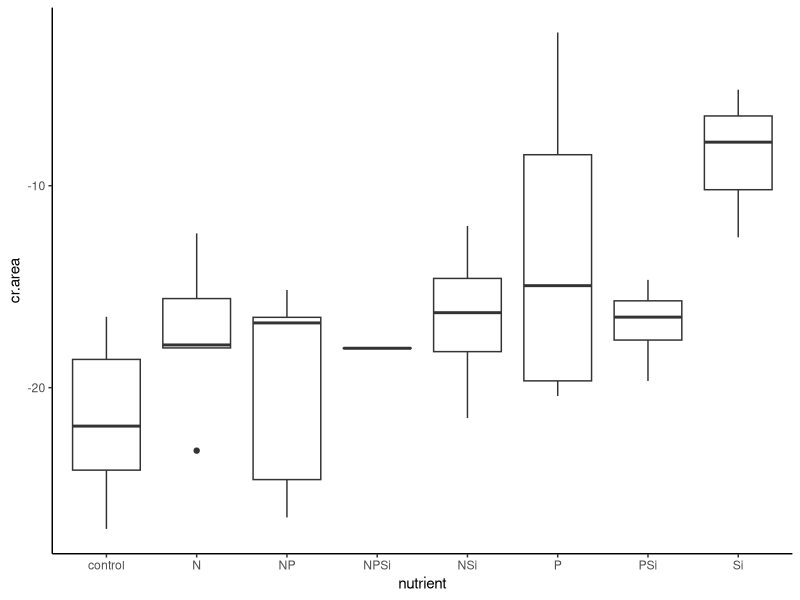
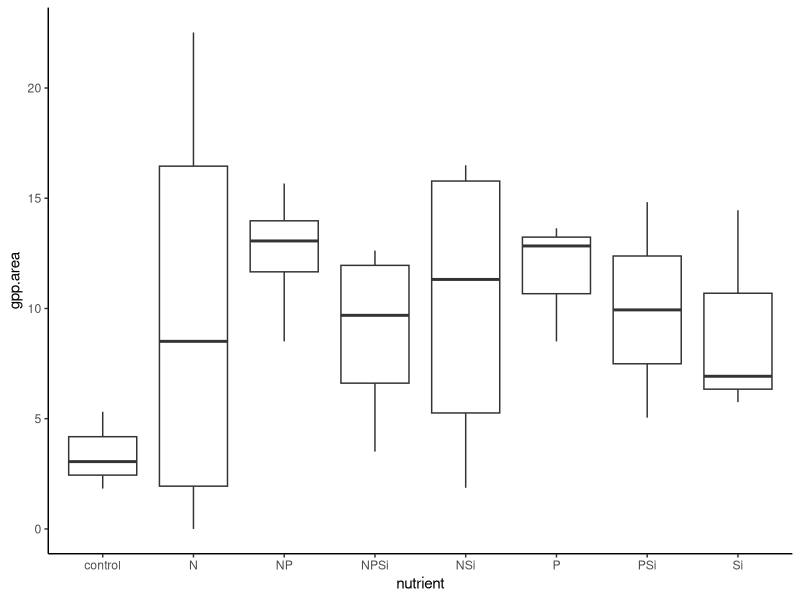
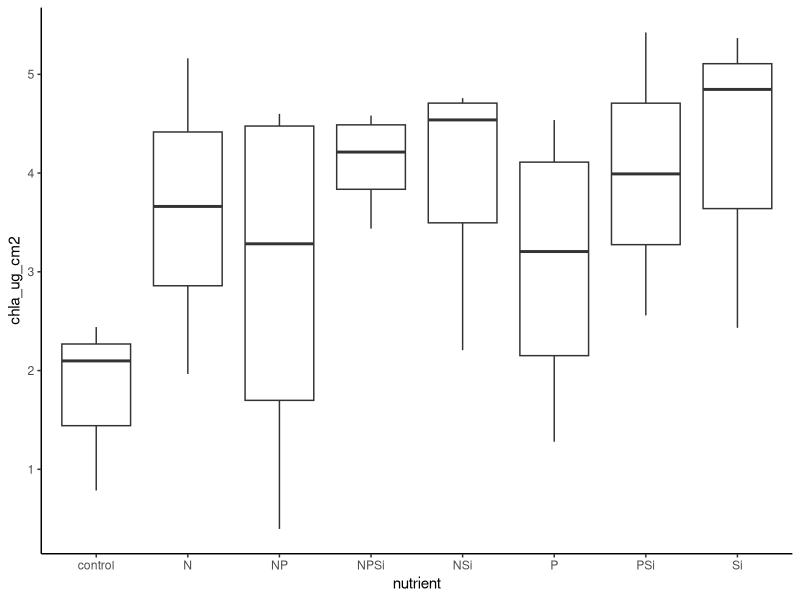
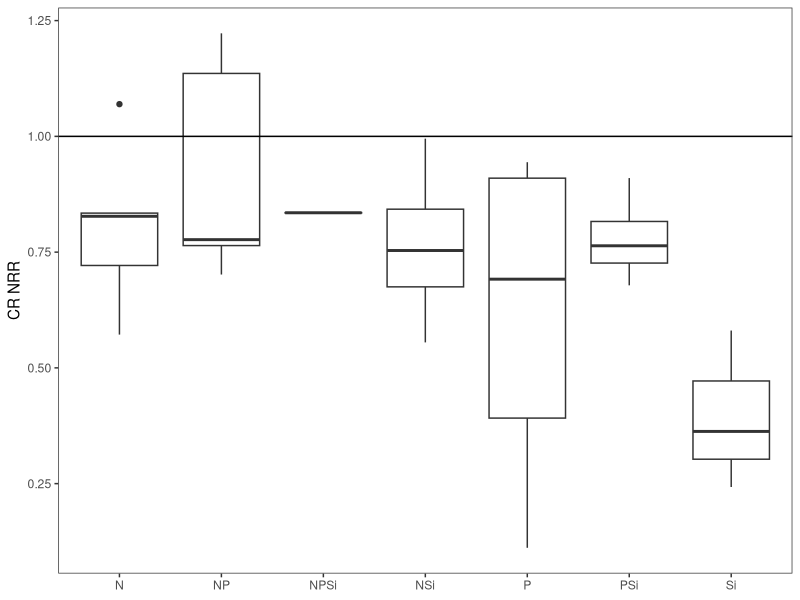
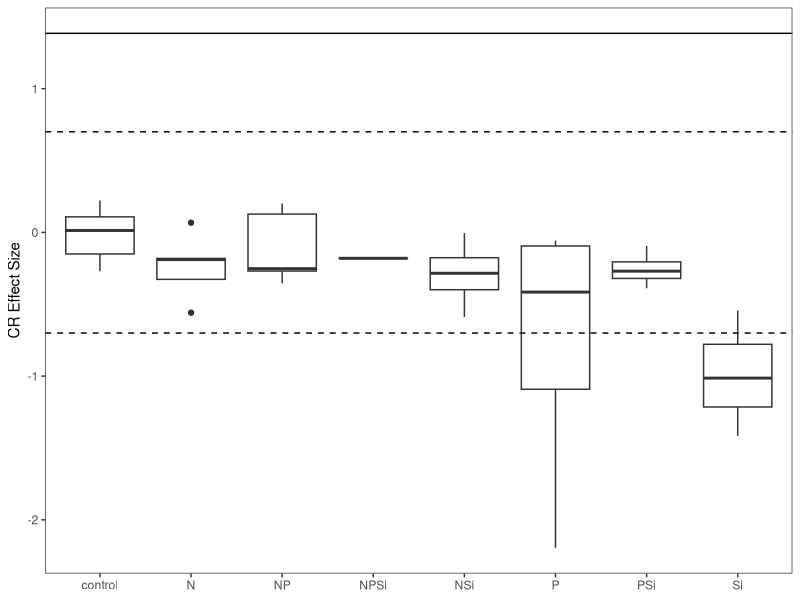
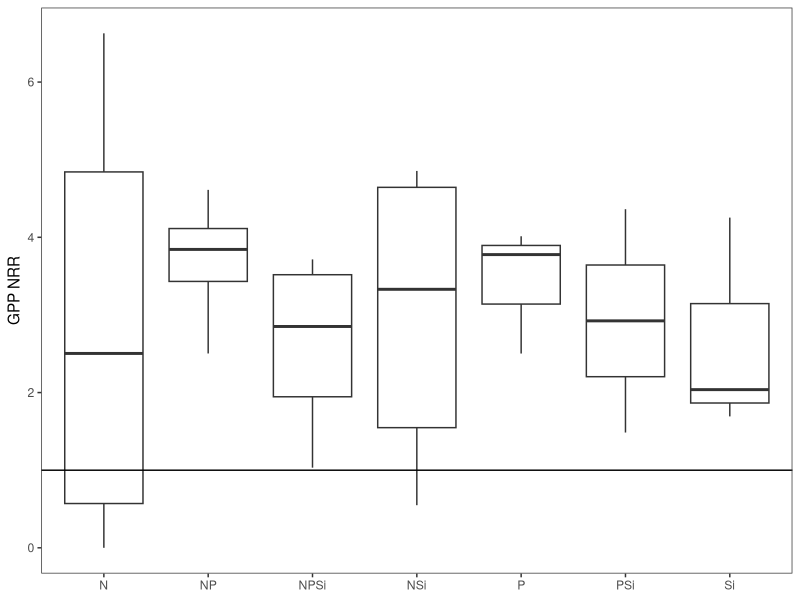
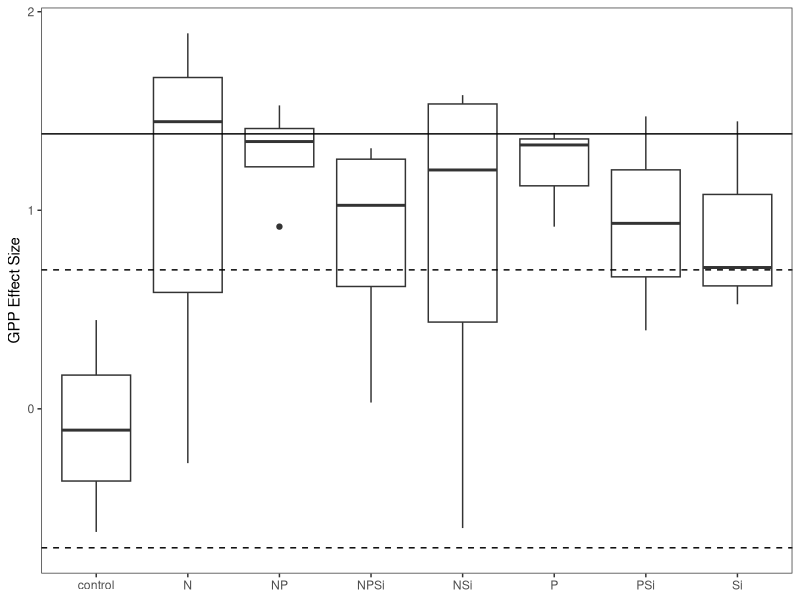
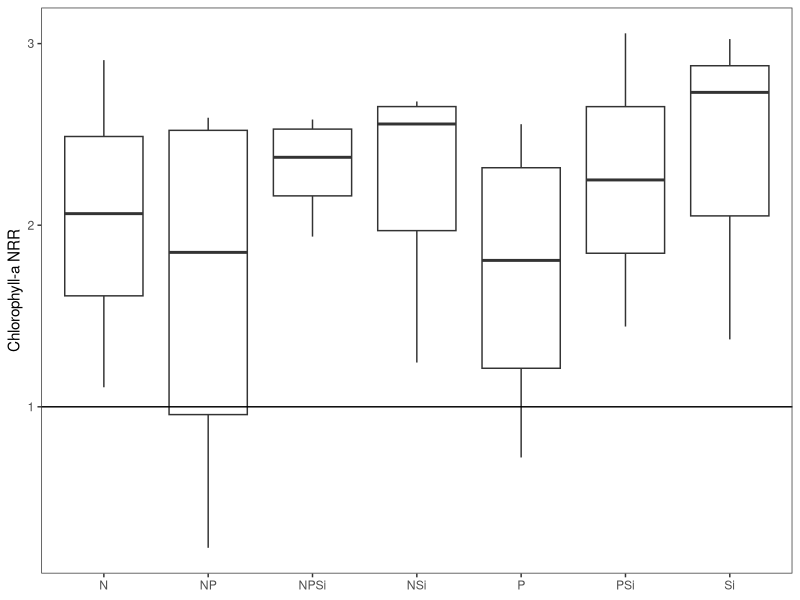

R code for these plots, in order: (Note: this script raises an error after producing the figures.)
#Author:  Clay Arango
#Creation date: 10-Feb-19
#Script to analyze NDS data from Summer 2018 WSB work with S. Roley and A. Alexiades

#packages
install.packages("nlme")
install.packages("nortest")
install.packages("plyr")
install.packages("dplyr")
install.packages("multcomp")
install.packages("MASS")
install.packages("ggplot2")
library(nlme)
library(nortest)
library(plyr)
library(dplyr)
library(multcomp)
library(MASS)
library(ggplot2)

#Load data
cen_lan_summer <- read.table(file="cen_lan_summer.csv", header=T, sep=",")

#set variable
d = cen_lan_summer

#evaluate data to make sure factors are correct
names(d)

unique(d$nutrient) #control, N, NP, NPSi, NSi, P, PSi, Si
unique(d$N) #should be 0 and 1
unique(d$P) #should be 0 and 1
unique(d$Si) #should be 0 and 1
unique(d$top) #should be "sponge" and "glass"
#if need to change, use recode function below. 
d$top<-recode(d$top, "cellulose" ="sponge")
str(d)

#convert N and P vand Si alues (0 or 1 for absence or presence) to factors
d$N<-as.factor(d$N)
d$P<-as.factor(d$P)
d$Si<-as.factor(d$Si)
str(d)

#subset data into gpp and cr response
d.cr = subset(d, top=="sponge", data=d)
d.gpp = subset(d, top=="glass", data=d)

#check for outliers and check data entry before calculating CR-NRR
ggplot(d.cr, aes(x=nutrient, y=cr.area)) + geom_boxplot() + theme_classic()
#N group is very spread out

#calculate nrr for cr
x<-ddply(d.cr, "nutrient", summarise, ave_cr = mean(cr.area, na.rm=T)) 
x
d.cr$cr.nrr = d.cr$cr.area/-21.614009 #divide by control ave_cr

#check for outliers and check data entry before calculating GPP- and chla-NRR
ggplot(d.gpp, aes(x=nutrient, y=gpp.area)) + geom_boxplot() + theme_classic()
#no outliers
ggplot(d.gpp, aes(x=nutrient, y=chla_ug_cm2)) + geom_boxplot() + theme_classic()
#no outliers

#calculate nrr for gpp and chla
x<- ddply(d.gpp, "nutrient", summarise, ave_gpp = mean(gpp.area, na.rm=T), ave_chla = mean(chla_ug_cm2, na.rm=T)) 
x
d.gpp$gpp.nrr = d.gpp$gpp.area/3.398031 #divide by control ave_gpp
d.gpp$chla.nrr = d.gpp$chla_ug_cm2/1.774638 #divide by control ave_chla
#use to exclude outliers
#x1<- ddply(subset(d.gpp, !(nds.id=="F6")), "nutrient", summarise, ave_chla = mean(chla_ug_cm2, na.rm=T)) 
#x1
#d.gpp$chla.nrr_1<-d.gpp$chla_ug_cm2/2.700340

#combine into one file and export
d.cr$chla.nrr<-NA
#d.cr$chla.nrr_1<-NA#for excluded outliers
d.cr$gpp.nrr<-NA
d.gpp$cr.nrr<-NA
d.nrr<-rbind(d.cr, d.gpp)
d.nrr$site.date<-"cen_lan_summer"
d.nrr$gpp.es<-log(d.nrr$gpp.nrr)
d.nrr$cr.es<-log(d.nrr$cr.nrr)
d.nrr$chla.es<-log(d.nrr$chla.nrr)

write.table(d.nrr, "cen_lan_summer_nrr.csv",  sep=",", quote=F, row.names =F)

###############
#plots of NRR
##############
ggplot(data=subset(d.cr, !(nutrient=="control")), aes(x=nutrient, y=cr.nrr))+geom_boxplot()+theme_bw()+
  ylab("CR NRR")+geom_abline(slope = 0, intercept = 1)+
  theme(axis.title.x=element_blank(), panel.grid.minor=element_blank(), panel.grid.major=element_blank())
#no limitation

ggplot(data=subset(d.nrr, (top=="sponge")), aes(x=nutrient, y=cr.es))+geom_boxplot()+theme_bw()+
  ylab("CR Effect Size")+geom_hline(yintercept = 0.7, lty="dashed")+ geom_hline(yintercept = -0.7, lty="dashed")+
  geom_hline(yintercept = 1.385)+
  theme(axis.title.x=element_blank(), panel.grid.minor=element_blank(), panel.grid.major=element_blank())
#nothing over 1.385, so no significance?

ggplot(data=subset(d.gpp, !(nutrient=="control")), aes(x=nutrient, y=gpp.nrr))+geom_boxplot()+theme_bw()+
  ylab("GPP NRR")+geom_abline(slope = 0, intercept = 1)+
  theme(axis.title.x=element_blank(), panel.grid.minor=element_blank(), panel.grid.major=element_blank())
#possible N+P colimitation and Si limitation

ggplot(data=subset(d.nrr, top =="glass"),aes(x=nutrient, y=gpp.es))+geom_boxplot()+theme_bw()+
  ylab("GPP Effect Size")+geom_hline(yintercept = 0.7, lty="dashed")+
  geom_hline(yintercept = -0.7, lty="dashed")+ geom_hline(yintercept = 1.385)+
  theme(axis.title.x=element_blank(), panel.grid.minor=element_blank(), panel.grid.major=element_blank())
#possible N limitation?

ggplot(data=subset(d.gpp, !(nutrient=="control")), aes(x=nutrient, y=chla.nrr))+geom_boxplot()+theme_bw()+
  ylab("Chlorophyll-a NRR")+geom_abline(slope = 0, intercept = 1)+ 
  theme(axis.title.x=element_blank(), panel.grid.minor=element_blank(), panel.grid.major=element_blank())
#N+si limitation

ggplot(data=subset(d.nrr, (top=="glass")), aes(x=nutrient, y=chla.es))+geom_boxplot()+theme_bw()+
  ylab("Chla Effect Size")+ geom_hline(yintercept = 0.7, lty="dashed")+ geom_hline(yintercept = -0.7, lty="dashed")+    
  geom_hline(yintercept = 1.385)+
  theme(axis.title.x=element_blank(), panel.grid.minor=element_blank(), panel.grid.major=element_blank())
#nothing over 1.385 so no significance?

##########
#NRR Summary Files
#########

GPP_sum<-ddply(d.gpp, "nutrient", summarise, ave_nrr.gpp=mean(gpp.nrr, na.rm=T), sd_nrr.gpp=sd(gpp.nrr, na.rm=T), 
               se_nrr.gpp =(sd(gpp.nrr)/sqrt(sum(!is.na(gpp.nrr)))), 
               ci95_nrr.gpp = (1.96*(sd(gpp.nrr)/sqrt(sum(!is.na(gpp.nrr))))),
               ave_nrr.chla=mean(chla.nrr, na.rm=T), sd_nrr.chla=sd(chla.nrr, na.rm=T), 
               se_nrr.chla =(sd(chla.nrr)/sqrt(sum(!is.na(chla.nrr)))), 
               ci95_nrr.chla = (1.96*(sd(chla.nrr)/sqrt(sum(!is.na(chla.nrr))))))
CR_sum<-ddply(d.cr, "nutrient", summarise, ave_nrr.cr=mean(cr.nrr, na.rm=T), sd_nrr.cr=sd(cr.nrr, na.rm=T), 
              se_nrr.cr =(sd(cr.nrr)/sqrt(sum(!is.na(cr.nrr)))), 
              ci95_nrr.cr = (1.96*(sd(cr.nrr)/sqrt(sum(!is.na(cr.nrr))))))

#now combine into one and export
d.sum<-merge(GPP_sum, CR_sum, by="nutrient")
d.sum$site_date<-"cen_lan_summer"
write.table(d.sum, "cen_lan_summer_summ.csv",  sep=",", quote=F, row.names=F)

############################################################
#analyze RESPIRATION data
############################################################

M1<-gls(cr.area~N*P*Si, data=d.cr, na.action=na.omit)
E1<-residuals(M1)
qqnorm(E1)
qqline(E1)
ad.test(E1)
   #residuals are normally distributed
hist(E1)  
plot(M1)
   #this doesn't look good

plot(filter(d.cr, !is.na(cr.area)) %>% dplyr::select(nutrient), 
     E1, xlab="nutrient", ylab="Residuals")
bartlett.test(cr.area~nutrient, data=d.cr)
   #variance test not OK, we'll probably need to mess with this one

anova(M1)
  
x <- group_by(d.cr, nutrient) %>%  # Grouping function causes subsequent functions to aggregate by season and reach
  summarize(cr.mean = abs(mean(cr.area, na.rm = TRUE)), # na.rm = TRUE to remove missing values
            cr.sd=abs(sd(cr.area, na.rm = TRUE)),  # na.rm = TRUE to remove missing values
            n = sum(!is.na(cr.area)), # of observations, excluding NAs. 
            cr.se=cr.sd/sqrt(n))

ggplot(data=x, aes(x=nutrient, y=cr.mean)) + 
  geom_bar(stat="identity", position=position_dodge(), color = "black") + 
  geom_errorbar(aes(ymin=cr.mean, ymax=cr.mean+cr.se), width=0.2, 
                position=position_dodge(0.9)) + 
  xlab("Nutrient") +
  ylab(expression(Respiration~(ug~O[2]~m^{-2}~h^{-1}))) +
  ylim(0,20) +
  labs(fill="Light") +
  theme_bw() +
  theme(panel.grid.major=element_blank(),
        panel.grid.minor=element_blank(),
        legend.title=element_text(size=6),
        legend.key=element_blank(), 
        legend.position=c(0.5,0.95), 
        legend.text=element_text(size=8), 
        legend.background=element_blank(), 
        legend.direction="horizontal", 
        legend.key.size=unit(0.3, "cm"), 
        axis.title.y=element_text(size=8), 
        axis.title.x=element_text(size=8), 
        axis.text.x=element_text(size=8))

#ggsave('output/figures/Ring_summer.tiff',
#       units="in",
#       width=3.25,
#       height=3.25,
#       dpi=1200,
#       compression="lzw")

#summarize nrr
x <- group_by(d.cr, nutrient) %>%  # Grouping function causes subsequent functions to aggregate by season and reach
  summarize(cr.mean = abs(mean(cr.nrr, na.rm = TRUE)), # na.rm = TRUE to remove missing values
            cr.sd=abs(sd(cr.nrr, na.rm = TRUE)),  # na.rm = TRUE to remove missing values
            n = sum(!is.na(cr.nrr)), # of observations, excluding NAs. 
            cr.se=cr.sd/sqrt(n))

############################################################
#analyze the PRODUCTION data
############################################################

M1<-gls(gpp.area~N*P*Si, data=d.gpp, na.action=na.omit) 
E1<-residuals(M1)
qqnorm(E1)
qqline(E1)
ad.test(E1)
   
hist(E1, xlab="residuals", main="")
plot(M1)

plot(filter(d.gpp, !is.na(gpp.area)) %>% dplyr::select(nutrient), 
     E1, xlab="nutrient", ylab="Residuals")
bartlett.test(gpp.area~nutrient, data=d.gpp)
   
anova(M1)
  
x <- group_by(d.gpp, nutrient) %>%  # Grouping function causes subsequent functions to aggregate by season and reach
  summarize(gpp.mean = abs(mean(gpp.area, na.rm = TRUE)), # na.rm = TRUE to remove missing values
            gpp.sd=abs(sd(gpp.area, na.rm = TRUE)),  # na.rm = TRUE to remove missing values
            n = sum(!is.na(gpp.area)), # of observations, excluding NAs. 
            gpp.se=gpp.sd/sqrt(n))

ggplot(data=x, aes(x=nutrient, y=gpp.mean)) + 
  geom_bar(stat="identity", position=position_dodge(), color = "black") + 
  geom_errorbar(aes(ymin=gpp.mean, ymax=gpp.mean+gpp.se), width=0.2, 
                position=position_dodge(0.9)) + 
  xlab("Nutrient") +
  ylab(expression(Production~(ug~O[2]~m^{-2}~h^{-1}))) +
  labs(fill="Light") +
  theme_bw() +
  theme(panel.grid.major=element_blank(),
        panel.grid.minor=element_blank(), 
        legend.title=element_text(size=6), 
        legend.key=element_blank(),  
        legend.position=c(0.5,0.95),  
        legend.text=element_text(size=8),  
        legend.background=element_blank(),  
        legend.direction="horizontal",  
        legend.key.size=unit(0.3, "cm"),  
        axis.title.y=element_text(size=8),  
        axis.title.x=element_text(size=8),  
        axis.text.x=element_text(size=8))

#ggsave('output/figures/gppByNutrient.tiff',
#       units="in",
#       width=3.25,
#       height=3.25,
#       dpi=1200,
#       compression="lzw")


#summarize nrr
x <- group_by(d.gpp, nutrient) %>%  # Grouping function causes subsequent functions to aggregate by season and reach
  summarize(gpp.mean = abs(mean(gpp.nrr, na.rm = TRUE)), # na.rm = TRUE to remove missing values
            gpp.sd=abs(sd(gpp.nrr, na.rm = TRUE)),  # na.rm = TRUE to remove missing values
            n = sum(!is.na(gpp.nrr)), # of observations, excluding NAs. 
            gpp.se=gpp.sd/sqrt(n))

#BELOW HERE IS NOT EDITED





############################################################
#analyze the CHL-A biomass on disks

M1<-gls(chla~N*P*light, data=roza_sum.chla, na.action=na.omit)
E1<-residuals(M1)
qqnorm(E1)
qqline(E1)
ad.test(E1)
  #residuals look bad (p=0.001)
hist(E1)
plot(M1)

vf1 = varIdent(form = ~ 1|N*P)
vf2 = varIdent(form = ~ 1|light)
vf3 = varIdent(form = ~ 1|N*P*light)
vf4 = varPower(form = ~ fitted(.)) 
vf5 = varExp(form = ~ fitted(.))
vf6 = varConstPower(form = ~ fitted(.))
vf7 = varExp(form = ~ fitted(.)|nutrient)

M2<-gls(chla~N*P*light, data=roza_sum.chla, na.action=na.omit, weights=vf1)
M3<-gls(chla~N*P*light, data=roza_sum.chla, na.action=na.omit, weights=vf2)
M4<-gls(chla~N*P*light, data=roza_sum.chla, na.action=na.omit, weights=vf3)
M5<-gls(chla~N*P*light, data=roza_sum.chla, na.action=na.omit, weights=vf4)
M6<-gls(chla~N*P*light, data=roza_sum.chla, na.action=na.omit, weights=vf5)
M7<-gls(chla~N*P*light, data=roza_sum.chla, na.action=na.omit, weights=vf6)
M8<-gls(chla~N*P*light, data=roza_sum.chla, na.action=na.omit, weights=vf7)

anova(M1,M2,M3,M4,M5,M6,M7,M8)

#M3 is best on AIC

E3<-residuals(M3)
qqnorm(E3)
qqline(E3)
ad.test(E3)
#residuals are not normal (p=0.001)
hist(E3, xlab="residuals", main="")
plot(M3)
  #hist and plot look good

plot(filter(roza_sum.chla, !is.na(chla)) %>% dplyr::select(light), 
     E3, xlab="light", ylab="Residuals")
bartlett.test(chla~light, data=roza_sum.chla)

plot(filter(roza_sum.chla, !is.na(chla)) %>% dplyr::select(nutrient), 
     E3, xlab="nutrient", ylab="Residuals")
bartlett.test(chla~nutrient, data=roza_sum.chla)

anova(M3)

#light is significant and N and P separately interact with light

x<-roza_sum.chla[complete.cases(roza_sum.chla$chla),]

with(x, 
     interaction.plot(nutrient,light,chla, 
                      ylim=c(0,1.5),lty=c(1,12),lwd=2,ylab="Chlorophyll a", 
                      xlab="Nutrient", trace.label="Light"))

x <- group_by(roza_sum.chla, nutrient, light) %>%  # Grouping function causes subsequent functions to aggregate by season and reach
  summarize(chla.mean = mean(chla, na.rm = TRUE), # na.rm = TRUE to remove missing values
            chla.sd=sd(chla, na.rm = TRUE),  # na.rm = TRUE to remove missing values
            n = sum(!is.na(chla)), # of observations, excluding NAs. 
            chla.se=chla.sd/sqrt(n))

ggplot(data=x, 
       aes(x=nutrient, y=chla.mean, fill=light)) + 
  geom_bar(stat="identity", position=position_dodge(), color = "black") + 
  geom_errorbar(aes(ymin=chla.mean, ymax=chla.mean+chla.se), width=0.2, 
                position=position_dodge(0.9)) + 
  scale_fill_manual(values=c("white","black")) +
  xlab("Nutrient") +
  ylab(expression(Chlorophyll~a~(ug~cm^{-2}))) +
  ylim(0,1.7) +
  labs(fill="Light") +
  theme_bw() +
  theme(panel.grid.major=element_blank(), 
        panel.grid.minor=element_blank(), 
        legend.title=element_text(size=6), 
        legend.key=element_blank(), 
        legend.position=c(0.5,0.95), 
        legend.text=element_text(size=8), 
        legend.background=element_blank(), 
        legend.direction="horizontal", 
        legend.key.size=unit(0.3, "cm"), 
        axis.title.y=element_text(size=8), 
        axis.title.x=element_text(size=8), 
        axis.text.x=element_text(size=8))

ggsave('output/figures/chlaByNutrientLight.tiff',
       units="in",
       width=3.25,
       height=3.25,
       dpi=1200,
       compression="lzw")



############################################################
############################################################
#calculate nrr mean and standard error
x1 <- group_by(roza_sum, nutrient, light) %>%  # Grouping function causes subsequent functions to aggregate by season and reach
  summarize(chla.nrr.mean = mean(chla.nrr, na.rm = TRUE), # na.rm = TRUE to remove missing values
            chla.nrr.sd=sd(chla.nrr, na.rm = TRUE),  # na.rm = TRUE to remove missing values
            chla.n = sum(!is.na(chla.nrr)), # of observations, excluding NAs. 
            chla.nrr.se=chla.nrr.sd/sqrt(chla.n))


x2 <- group_by(roza_sum, nutrient, light) %>%  # Grouping function causes subsequent functions to aggregate by season and reach
  summarize(gpp.nrr.mean = mean(gpp.nrr, na.rm = TRUE), # na.rm = TRUE to remove missing values
            gpp.nrr.sd=sd(gpp.nrr, na.rm = TRUE),  # na.rm = TRUE to remove missing values
            gpp.n = sum(!is.na(gpp.nrr)), # of observations, excluding NAs. 
            gpp.nrr.se=gpp.nrr.sd/sqrt(gpp.n))

x3 <- group_by(roza_sum, nutrient, light) %>%  # Grouping function causes subsequent functions to aggregate by season and reach
  summarize(cr.nrr.mean = mean(cr.nrr, na.rm = TRUE), # na.rm = TRUE to remove missing values
            cr.nrr.sd=sd(cr.nrr, na.rm = TRUE),  # na.rm = TRUE to remove missing values
            cr.n = sum(!is.na(cr.nrr)), # of observations, excluding NAs. 
            cr.nrr.se=cr.nrr.sd/sqrt(cr.n))

roza_sum.nrr<-cbind(x1,x2,x3)
roza_sum.nrr <- roza_sum.nrr[, !duplicated(colnames(roza_sum.nrr))]
write.csv(roza_sum.nrr, "roza_sum.nrr.csv")
